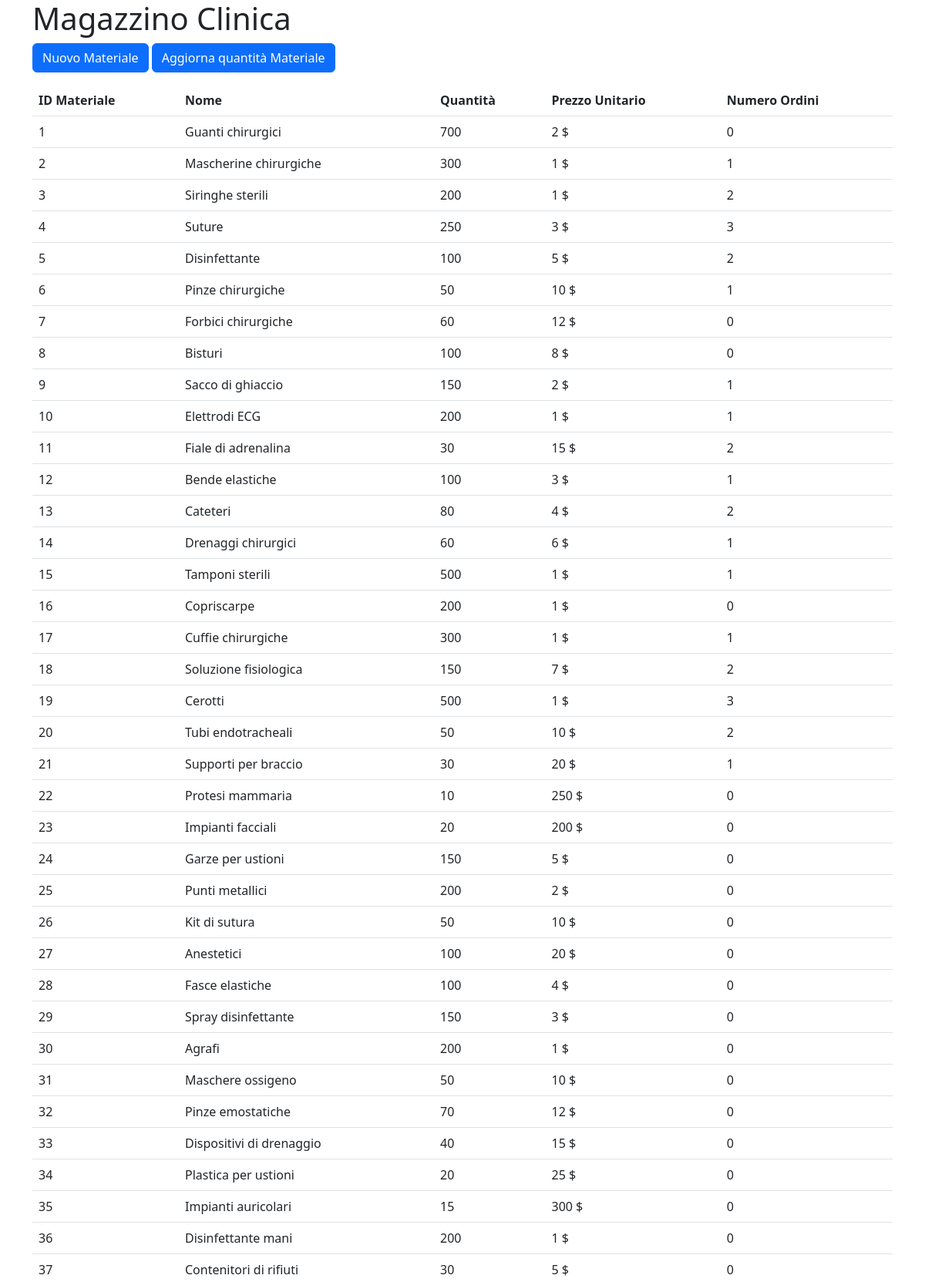
The page /src/view/receptionist/magazzino.php (upper part) on the database its author committed.
### tables this page shows
CREATE TABLE `materiale` (
  `idMateriale` int(6) NOT NULL,
  `nome` varchar(30) NOT NULL,
  `quantita` int(5) NOT NULL,
  `prezzo` decimal(6,0) NOT NULL,
  `numero_ordini` int(11) DEFAULT 0
);

### src/view/receptionist/magazzino.php (the view, shortened to what this page needs)
<?php
include_once("../../includes/connection.php");
$materiali = [];
$query = "SELECT
            m.idMateriale,
            m.nome,
            m.quantita,
            m.prezzo,
            m.numero_ordini
        FROM
            materiale m
            LEFT JOIN rifornimento r ON m.idMateriale = r.idMateriale
            LEFT JOIN ordine o ON r.idOrdine = o.idOrdine
        GROUP BY
            m.idMateriale
        ";
$result = mysqli_query($con, $query);
if (mysqli_num_rows($result) > 0) {
    while($row = mysqli_fetch_assoc($result)) {
        $materiali[] = $row;
    }
}
?>
<!DOCTYPE html>
<html lang="en">
<head>
    <link rel="stylesheet" href="../../css/righeTabella.css">
    <link href="https://cdn.jsdelivr.net/npm/bootstrap@5.3.0-alpha1/dist/css/bootstrap.min.css" rel="stylesheet">
</head>
<body>
<div class="container">
    <h1>Magazzino Clinica</h1>
    <button type="button" class="btn btn-primary mb-3" data-bs-toggle="modal" data-bs-target="#nuovoMaterialeModal">
        Nuovo Materiale
    </button>
    <button type="button" class="btn btn-primary mb-3" data-bs-toggle="modal" data-bs-target="#aggiornaMaterialeModal">
        Aggiorna quantità Materiale
    </button>
    <table class="table">
        <thead>
            <tr>
                <th scope="col">ID Materiale</th>
                <th scope="col">Nome</th>
                <th scope="col">Quantità</th>
                <th scope="col">Prezzo Unitario</th>
                <th scope="col">Numero Ordini</th>
            </tr>
        </thead>
        <tbody>
            <?php
                foreach ($materiali as $materiale) {
                    echo "<tr class='clickable-row' data-bs-toggle='modal' data-bs-target='#dettaglioModal'>";
                    echo "<td>{$materiale['idMateriale']}</td>";
                    echo "<td>{$materiale['nome']}</td>";
                    echo "<td>{$materiale['quantita']}</td>";
                    echo "<td>{$materiale['prezzo']} $</td>";
                    echo "<td>{$materiale['numero_ordini']}</td>";
                    echo "</tr>";
                }
                ?>
        </tbody>
    </table>
</div>
</body>
</html>

### rows shown on the page
materiale: idMateriale "1", nome "Guanti chirurgici", quantita "700", prezzo "2", numero_ordini "0"
materiale: idMateriale "2", nome "Mascherine chirurgiche", quantita "300", prezzo "1", numero_ordini "1"
materiale: idMateriale "3", nome "Siringhe sterili", quantita "200", prezzo "1", numero_ordini "2"
materiale: idMateriale "4", nome "Suture", quantita "250", prezzo "3", numero_ordini "3"
materiale: idMateriale "5", nome "Disinfettante", quantita "100", prezzo "5", numero_ordini "2"
materiale: idMateriale "6", nome "Pinze chirurgiche", quantita "50", prezzo "10", numero_ordini "1"
materiale: idMateriale "7", nome "Forbici chirurgiche", quantita "60", prezzo "12", numero_ordini "0"
materiale: idMateriale "8", nome "Bisturi", quantita "100", prezzo "8", numero_ordini "0"
materiale: idMateriale "9", nome "Sacco di ghiaccio", quantita "150", prezzo "2", numero_ordini "1"
materiale: idMateriale "10", nome "Elettrodi ECG", quantita "200", prezzo "1", numero_ordini "1"
materiale: idMateriale "11", nome "Fiale di adrenalina", quantita "30", prezzo "15", numero_ordini "2"
materiale: idMateriale "12", nome "Bende elastiche", quantita "100", prezzo "3", numero_ordini "1"
materiale: idMateriale "13", nome "Cateteri", quantita "80", prezzo "4", numero_ordini "2"
materiale: idMateriale "14", nome "Drenaggi chirurgici", quantita "60", prezzo "6", numero_ordini "1"
materiale: idMateriale "15", nome "Tamponi sterili", quantita "500", prezzo "1", numero_ordini "1"
materiale: idMateriale "16", nome "Copriscarpe", quantita "200", prezzo "1", numero_ordini "0"
materiale: idMateriale "17", nome "Cuffie chirurgiche", quantita "300", prezzo "1", numero_ordini "1"
materiale: idMateriale "18", nome "Soluzione fisiologica", quantita "150", prezzo "7", numero_ordini "2"
materiale: idMateriale "19", nome "Cerotti", quantita "500", prezzo "1", numero_ordini "3"
materiale: idMateriale "20", nome "Tubi endotracheali", quantita "50", prezzo "10", numero_ordini "2"
materiale: idMateriale "21", nome "Supporti per braccio", quantita "30", prezzo "20", numero_ordini "1"
materiale: idMateriale "22", nome "Protesi mammaria", quantita "10", prezzo "250", numero_ordini "0"
materiale: idMateriale "23", nome "Impianti facciali", quantita "20", prezzo "200", numero_ordini "0"
materiale: idMateriale "24", nome "Garze per ustioni", quantita "150", prezzo "5", numero_ordini "0"
materiale: idMateriale "25", nome "Punti metallici", quantita "200", prezzo "2", numero_ordini "0"
materiale: idMateriale "26", nome "Kit di sutura", quantita "50", prezzo "10", numero_ordini "0"
materiale: idMateriale "27", nome "Anestetici", quantita "100", prezzo "20", numero_ordini "0"
materiale: idMateriale "28", nome "Fasce elastiche", quantita "100", prezzo "4", numero_ordini "0"
materiale: idMateriale "29", nome "Spray disinfettante", quantita "150", prezzo "3", numero_ordini "0"
materiale: idMateriale "30", nome "Agrafi", quantita "200", prezzo "1", numero_ordini "0"
materiale: idMateriale "31", nome "Maschere ossigeno", quantita "50", prezzo "10", numero_ordini "0"
materiale: idMateriale "32", nome "Pinze emostatiche", quantita "70", prezzo "12", numero_ordini "0"
materiale: idMateriale "33", nome "Dispositivi di drenaggio", quantita "40", prezzo "15", numero_ordini "0"
materiale: idMateriale "34", nome "Plastica per ustioni", quantita "20", prezzo "25", numero_ordini "0"
materiale: idMateriale "35", nome "Impianti auricolari", quantita "15", prezzo "300", numero_ordini "0"
materiale: idMateriale "36", nome "Disinfettante mani", quantita "200", prezzo "1", numero_ordini "0"
materiale: idMateriale "37", nome "Contenitori di rifiuti", quantita "30", prezzo "5", numero_ordini "0"
